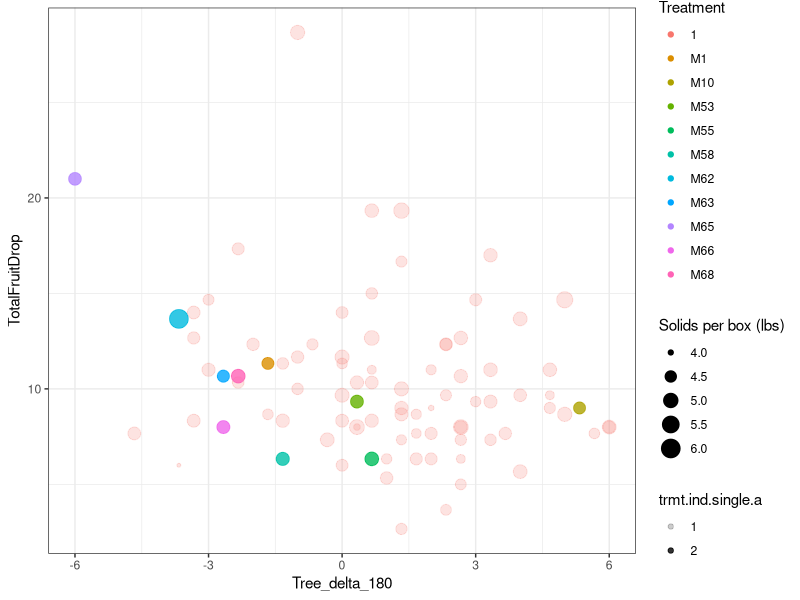
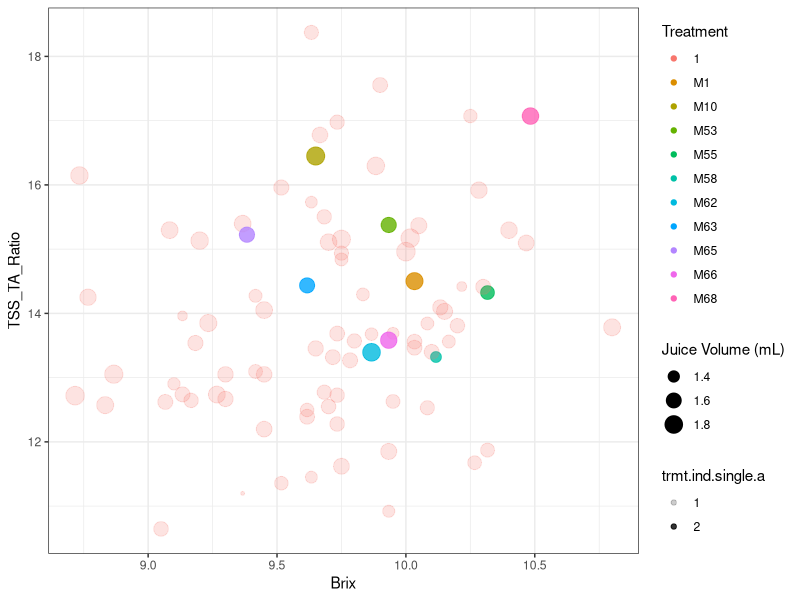
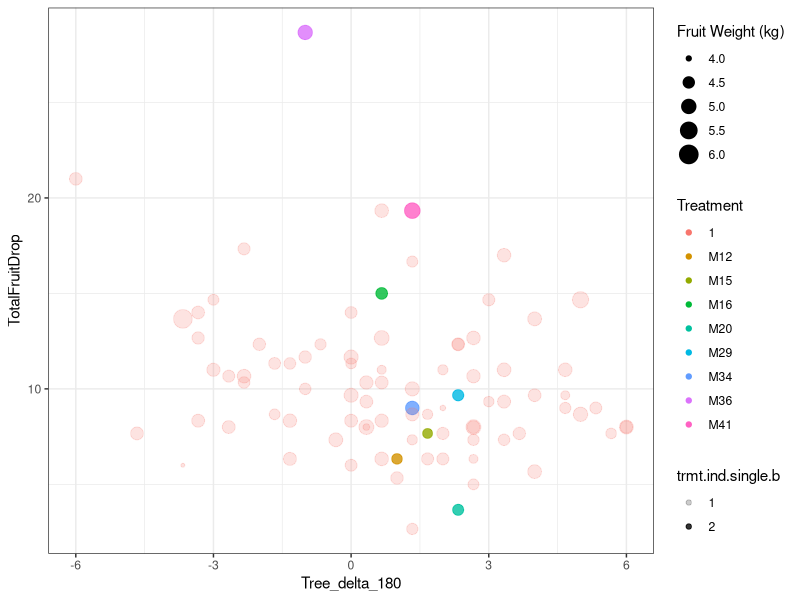
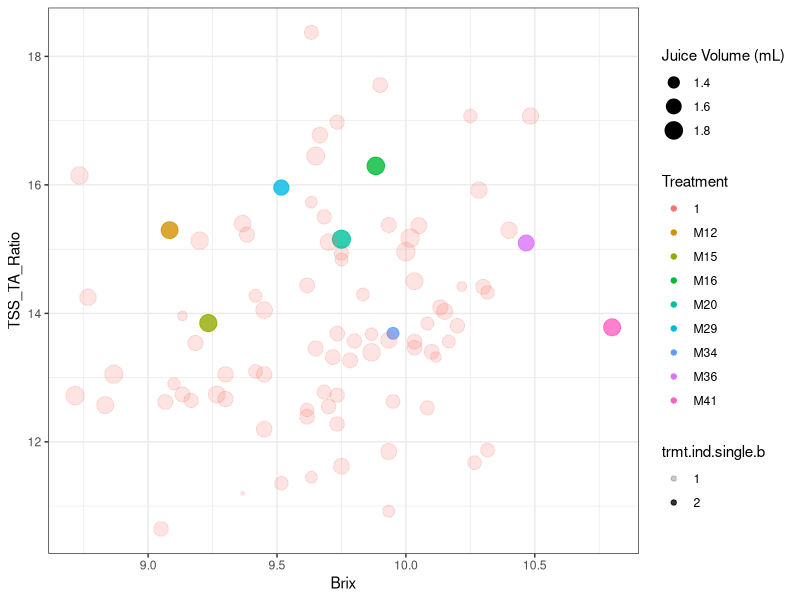
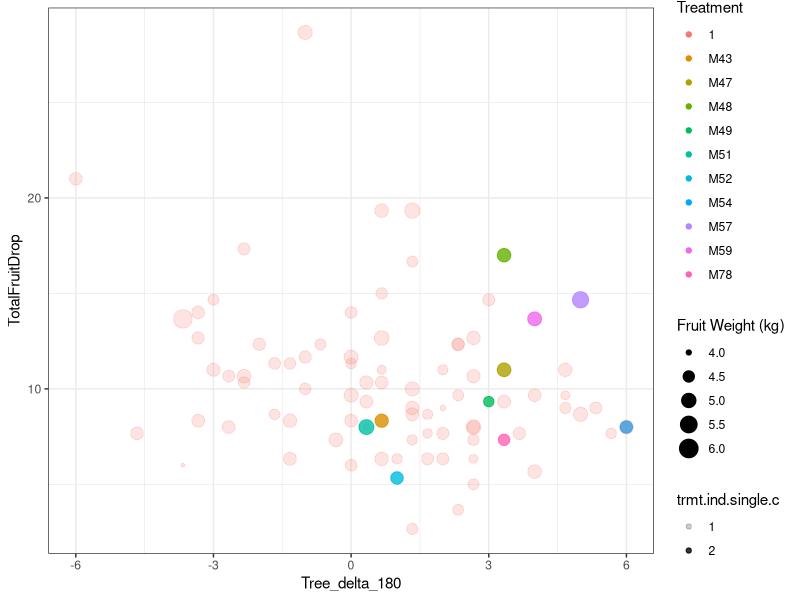
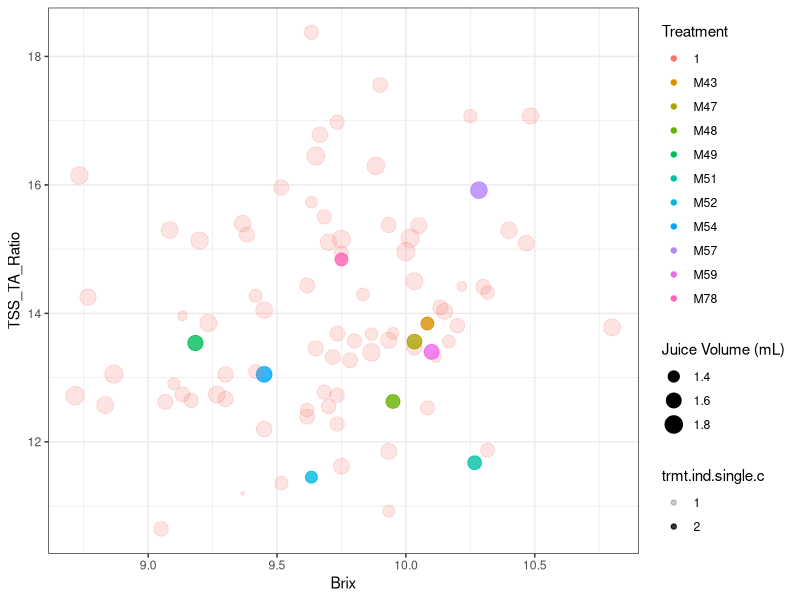
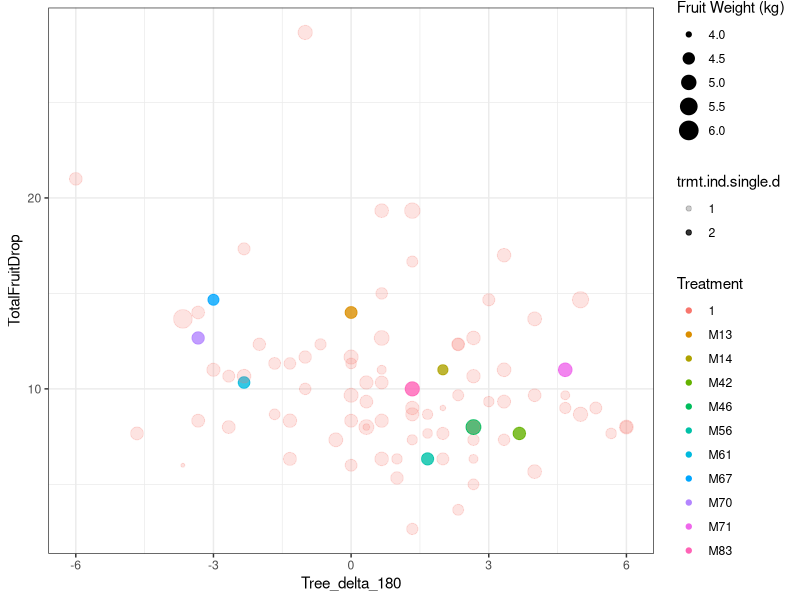
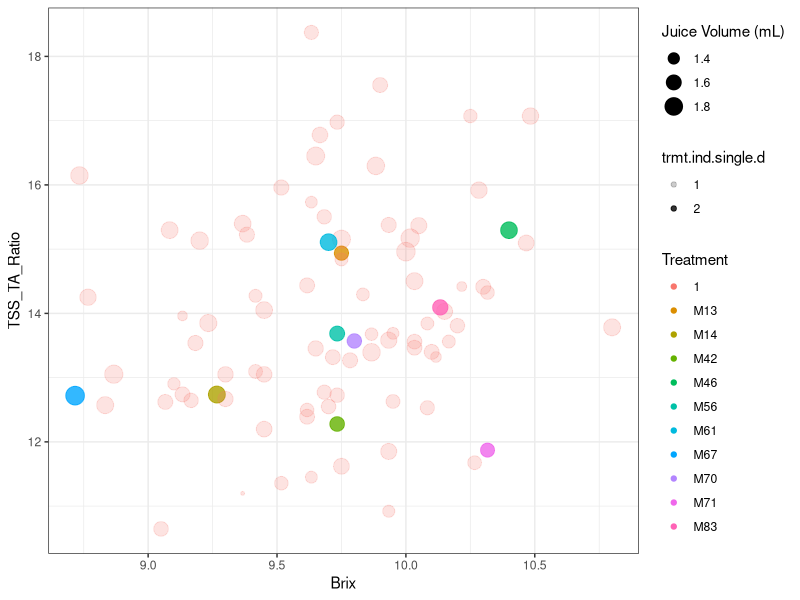

The R source for these figures, in order:
#Heck et al. R Code for Phase 1 data analysis
# Load libraries ----
library(readxl)
library(dplyr)
library(tibble)
library(ggplot2)
library(ggpubr)

###Need to set working directory

#XXXXXXXXXXXXXXXXXXXXXXXXXXXXXXXXXXXXXXXXXXXXXXXXXXXXXXXXXXXXXXXXXXXXXXXXXXXXXXXXXXXXXXXXXXX
# Import and aggregate data ----
## Fruit sorter data (n = 34,903) ----
fruit.sorter <- read_excel("Fruit Sorter Data 2024.xlsx")

# aggregate data at the tree level
fruit.sorter.aggregated <- fruit.sorter %>%
  filter(!is.na(MoleculeID)) %>%
  filter(MoleculeID != "Not Part of Trial") %>%
  group_by(Row, TreeID, MoleculeID, TreeRating) %>%
  summarise(AvgWeight = mean(Weight), NumFruit = n()) 
# n = 263
# note: Row 43, Tree ID 4316, M7 was lost by the sorting computer
# add that Tree manually
fruit.sorter.aggregated <- fruit.sorter.aggregated %>%
  ungroup() %>%
  add_row(TreeID = 4316, Row = 43, MoleculeID = "M7", TreeRating = "Beta",
          AvgWeight = NA, NumFruit = NA)


## Fruit yield quality data (n = 264) ----
fruit.yield.quality <- read_excel("Fruit Yield Quality 2024.xlsx")

fruit.yield.quality <- fruit.yield.quality %>%
  dplyr::select(-Tree, -PlotID)


## Fruit drop data (n = 264) ----
fruit.drop <- read_excel("Fruit Drop 2024.xlsx")


## Tree canopy density data (n = 264) ----
canopy.density <- read_excel("Canopy Density 2024.xlsx")

canopy.density <- canopy.density %>%
  dplyr::select(Row, TreeID, MoleculeID, Set, starts_with("Canopy_Density"))


## Tree canopy volume data (n = 264) ----
canopy.volume <- read_excel("Pre Harvest Canopy Volume 2024.xlsx")

canopy.volume <- canopy.volume %>%
  dplyr::select(Row, TreeID, MoleculeID, Set, TrunkDiameter_PreHarvest_mm, CanopyHeight_PreHarvest_m,
         CanopyVolume_PreHarvest_m3)

# merge canopy density & volume data
canopy.data <- merge(canopy.volume, canopy.density, 
                     by = c("Row", "TreeID", "MoleculeID", "Set"))


## Plant health index data (n = 264) ----
plant.health <- read_excel("Plant Health Index 2024 New.xlsx")

plant.health <- plant.health %>%
  dplyr::select(Set, Row, TreeID, MoleculeID, starts_with("East"), starts_with("West"))

# convert scores of 10 to 5 - 10 rating indicated tree almost dead so score as 5
plant.health <- plant.health %>%
  mutate(across(East_Q1_450:West_Q4_0, ~ ifelse(. == 10, 5, .)))

# calculate changes in health
plant.health <- plant.health %>%
  # deltas at quad level
  mutate(East_Q1_delta = East_Q1_0 - East_Q1_90, East_Q2_delta = East_Q2_0 - East_Q2_90,
         East_Q3_delta = East_Q3_0 - East_Q3_90, East_Q4_delta = East_Q4_0 - East_Q4_90,
         West_Q1_delta = West_Q1_0 - West_Q1_90, West_Q2_delta = West_Q2_0 - West_Q2_90,
         West_Q3_delta = West_Q3_0 - West_Q3_90, West_Q4_delta = West_Q4_0 - West_Q4_90,
         
         East_Q1_delta_180 = East_Q1_0 - East_Q1_180, East_Q2_delta_180 = East_Q2_0 - East_Q2_180,
         East_Q3_delta_180 = East_Q3_0 - East_Q3_180, East_Q4_delta_180 = East_Q4_0 - East_Q4_180,
         West_Q1_delta_180 = West_Q1_0 - West_Q1_180, West_Q2_delta_180 = West_Q2_0 - West_Q2_180,
         West_Q3_delta_180 = West_Q3_0 - West_Q3_180, West_Q4_delta_180 = West_Q4_0 - West_Q4_180,
         
         East_Q1_delta_270 = East_Q1_0 - East_Q1_270, East_Q2_delta_270 = East_Q2_0 - East_Q2_270,
         East_Q3_delta_270 = East_Q3_0 - East_Q3_270, East_Q4_delta_270 = East_Q4_0 - East_Q4_270,
         West_Q1_delta_270 = West_Q1_0 - West_Q1_270, West_Q2_delta_270 = West_Q2_0 - West_Q2_270,
         West_Q3_delta_270 = West_Q3_0 - West_Q3_270, West_Q4_delta_270 = West_Q4_0 - West_Q4_270,
         
         East_Q1_delta_450 = East_Q1_0 - East_Q1_450, East_Q2_delta_450 = East_Q2_0 - East_Q2_450,
         East_Q3_delta_450 = East_Q3_0 - East_Q3_450, East_Q4_delta_450 = East_Q4_0 - East_Q4_450,
         West_Q1_delta_450 = West_Q1_0 - West_Q1_450, West_Q2_delta_450 = West_Q2_0 - West_Q2_450,
         West_Q3_delta_450 = West_Q3_0 - West_Q3_450, West_Q4_delta_450 = West_Q4_0 - West_Q4_450) %>%
  # side total score
  mutate(East_0 = East_Q1_0 + East_Q2_0 + East_Q3_0 + East_Q4_0,
         West_0 = West_Q1_0 + West_Q2_0 + West_Q3_0 + West_Q4_0,
         East_90 = East_Q1_90 + East_Q2_90 + East_Q3_90 + East_Q4_90,
         West_90 = West_Q1_90 + West_Q2_90 + West_Q3_90 + West_Q4_90,
         East_180 = East_Q1_180 + East_Q2_180 + East_Q3_180 + East_Q4_180,
         West_180 = West_Q1_180 + West_Q2_180 + West_Q3_180 + West_Q4_180,
         East_270 = East_Q1_270 + East_Q2_270 + East_Q3_270 + East_Q4_270,
         West_270 = West_Q1_270 + West_Q2_270 + West_Q3_270 + West_Q4_270,
         East_450 = East_Q1_450 + East_Q2_450 + East_Q3_450 + East_Q4_450,
         West_450 = West_Q1_450 + West_Q2_450 + West_Q3_450 + West_Q4_450) %>%
  # tree total score
  mutate(Tree_0  = East_0 + West_0,
         Tree_90 = East_90 + West_90,
         Tree_180 = East_180 + West_180,
         Tree_270 = East_270 + West_270,
         Tree_450 = East_450 + West_450) %>%
  # deltas at side level
  mutate(East_delta_90 = East_0 - East_90,
         West_delta_90 = West_0 - West_90,
         East_delta_180 = East_0 - East_180,
         West_delta_180 = West_0 - West_180,
         East_delta_270 = East_0 - East_270,
         West_delta_270 = West_0 - West_270,
         East_delta_450 = East_0 - East_450,
         West_delta_450 = West_0 - West_450) %>%
  # deltas at tree level
  mutate(Tree_delta_90 = Tree_0 - Tree_90,
         Tree_delta_180 = Tree_0 - Tree_180,
         Tree_delta_270 = Tree_0 - Tree_270,
         Tree_delta_450 = Tree_0 - Tree_450)


## Merge files ----
merge1 <- merge(fruit.sorter.aggregated, fruit.yield.quality, by = c("Row", "TreeID", "MoleculeID"), 
                  all = TRUE)
merge2 <- merge(merge1, fruit.drop, by = c("Row", "TreeID", "MoleculeID", "Set"))
merge3 <- merge(merge2, canopy.data, by = c("Row", "TreeID", "MoleculeID", "Set"))
fulldata <- merge(merge3, plant.health, by = c("Row", "TreeID", "MoleculeID", "Set"))
# n = 264


# Main Figures ----
## Figures 2&3 ----

### Figs 2&3 Panel a create treatment indicator OTC usable right away ----
# create a dataframe with average phenotype variables at the treatment level (for all figure panels in 2&3)
phenotype.data <- fulldata %>%
  group_by(MoleculeID) %>%
  summarise(Brix = mean(AvgBrix, na.rm = T),
            TSS_TA_Ratio = mean(TSS_TA_Ratio, na.rm = T),
            JuiceVolumeCorrected_mL = mean(JuiceVolumeCorrected_mL, na.rm = T),
            Tree_delta_180 = mean(Tree_delta_180, na.rm = T),
            Solid_perBox = mean(Solid_perBox, na.rm = T), 
            TotalFruitDrop = mean(TotalFruitDrop, na.rm = T))


### Fig 2a Tree health, Fruit drop and Solids per box ----
phenotype.data <- phenotype.data %>%
  mutate(trmt.ind.single.a = "1" ) %>%
  mutate(trmt.ind.single.a = ifelse(MoleculeID %in% c("M53", "M10", "M1", "M55", "M58", "M68", "M66", "M65", "M63", "M62"), "2", trmt.ind.single.a)) %>%
  mutate(trmt.ind.separate.a = ifelse(MoleculeID %in% c("M53", "M10", "M1", "M55", "M58", "M68", "M66", "M65", "M63", "M62"), MoleculeID, trmt.ind.single.a))

ggplot(phenotype.data, aes(Tree_delta_180, TotalFruitDrop, 
                           size = Solid_perBox, color = trmt.ind.separate.a)) +
  geom_point(aes(alpha = trmt.ind.single.a)) +
  guides(size = guide_legend(title = "Solids per box (lbs)")) +
  guides(color = guide_legend(title = "Treatment")) +
  theme_bw() +
  scale_alpha_discrete(range = c(0.2, 0.8))

#### Fig 3a Brix, Acidity & Juice Vol plots ----
ggplot(phenotype.data, aes(Brix, TSS_TA_Ratio, size = JuiceVolumeCorrected_mL,
                           color = trmt.ind.separate.a)) +
  geom_point(aes(alpha = trmt.ind.single.a)) +
  guides(size = guide_legend(title = "Juice Volume (mL)")) +
  guides(color = guide_legend(title = "Treatment")) +
  theme_bw() +
  scale_alpha_discrete(range = c(0.2, 0.8))


### Figs 2&3 Panel b create treatment indicator all other antibiotics ----
phenotype.data <- phenotype.data %>%
  mutate(trmt.ind.single.b = "1" ) %>%
  mutate(trmt.ind.single.b = ifelse(MoleculeID %in% c("M15", "M12", "M20", "M16", "M29", "M34", "M36", "M41"), "2", trmt.ind.single.b)) %>%
  mutate(trmt.ind.separate.b = ifelse(MoleculeID %in% c("M15", "M12", "M20", "M16", "M29","M34", "M36", "M41"), MoleculeID, trmt.ind.single.b))

#### Fig 2b Tree health, Fruit drop and Solids per box ----
ggplot(phenotype.data, aes(Tree_delta_180, TotalFruitDrop, 
                           size = Solid_perBox, color = trmt.ind.separate.b)) +
  geom_point(aes(alpha = trmt.ind.single.b)) +
  guides(size = guide_legend(title = "Fruit Weight (kg)")) +
  guides(color = guide_legend(title = "Treatment")) +
  theme_bw() +
  scale_alpha_discrete(range = c(0.2, 0.8))

#### Fig 3b Brix, Acidity & Juice Vol plots ----
ggplot(phenotype.data, aes(Brix, TSS_TA_Ratio, size = JuiceVolumeCorrected_mL,
                           color = trmt.ind.separate.b)) +
  geom_point(aes(alpha = trmt.ind.single.b)) +
  guides(size = guide_legend(title = "Juice Volume (mL)")) +
  guides(color = guide_legend(title = "Treatment")) +
  theme_bw() +
  scale_alpha_discrete(range = c(0.2, 0.8))


### Figs 2&3 Panel c create treatment indicator Essential Oils ----
phenotype.data <- phenotype.data %>%
  mutate(trmt.ind.single.c = "1" ) %>%
  mutate(trmt.ind.single.c = ifelse(MoleculeID %in% c("M49", "M43", "M48", "M47", "M52", "M51", "M57", "M59", "M54", "M78"), "2", trmt.ind.single.c)) %>%
  mutate(trmt.ind.separate.c = ifelse(MoleculeID %in% c("M49", "M43", "M48", "M47", "M52", "M51", "M57", "M59", "M54", "M78"), MoleculeID, trmt.ind.single.c))

#### Fig 2c Tree health, Fruit drop and Solids per box ----
ggplot(phenotype.data, aes(Tree_delta_180, TotalFruitDrop, 
                           size = Solid_perBox, color = trmt.ind.separate.c)) +
  geom_point(aes(alpha = trmt.ind.single.c)) +
  guides(size = guide_legend(title = "Fruit Weight (kg)")) +
  guides(color = guide_legend(title = "Treatment")) +
  theme_bw() +
  scale_alpha_discrete(range = c(0.2, 0.8))

#### Fig 3c Brix, Acidity & Juice Vol plots ----
ggplot(phenotype.data, aes(Brix, TSS_TA_Ratio, size = JuiceVolumeCorrected_mL,
                           color = trmt.ind.separate.c)) +
  geom_point(aes(alpha = trmt.ind.single.c)) +
  guides(size = guide_legend(title = "Juice Volume (mL)")) +
  guides(color = guide_legend(title = "Treatment")) +
  theme_bw() +
  scale_alpha_discrete(range = c(0.2, 0.8))


### Figs 2&3 Panel d create treatment indicator Fertilizers ----
phenotype.data <- phenotype.data %>%
  mutate(trmt.ind.single.d = "1" ) %>%
  mutate(trmt.ind.single.d = ifelse(MoleculeID %in% c("M13", "M14", "M42", "M46", "M56", "M67", "M70", "M61", "M71", "M83"), "2", trmt.ind.single.d)) %>%
  mutate(trmt.ind.separate.d = ifelse(MoleculeID %in% c("M13", "M14", "M42", "M46", "M56", "M67", "M70", "M61", "M71", "M83"), MoleculeID, trmt.ind.single.d))

#### Fig 2d Tree health, Fruit drop and Solids per box ----
ggplot(phenotype.data, aes(Tree_delta_180, TotalFruitDrop, 
                           size = Solid_perBox, color = trmt.ind.separate.d)) +
  geom_point(aes(alpha = trmt.ind.single.d)) +
  guides(size = guide_legend(title = "Fruit Weight (kg)")) +
  guides(color = guide_legend(title = "Treatment")) +
  theme_bw() +
  scale_alpha_discrete(range = c(0.2, 0.8))

#### Fig 3d Brix, Acidity & Juice Vol plots ----
ggplot(phenotype.data, aes(Brix, TSS_TA_Ratio, size = JuiceVolumeCorrected_mL,
                           color = trmt.ind.separate.d)) +
  geom_point(aes(alpha = trmt.ind.single.d)) +
  guides(size = guide_legend(title = "Juice Volume (mL)")) +
  guides(color = guide_legend(title = "Treatment")) +
  theme_bw() +
  scale_alpha_discrete(range = c(0.2, 0.8))


### Figs 2&3 Panel e create treatment indicator for Phase 2 Treatments ----
phenotype.data <- phenotype.data %>%
  mutate(trmt.ind.single.e = "1" ) %>%
  mutate(trmt.ind.single.e = ifelse(MoleculeID %in% c("M53", "M10", "M20", "M42", "M54", "M47", "M75", "M73", "M49"), "2", trmt.ind.single.e)) %>%
  mutate(trmt.ind.separate.e = ifelse(MoleculeID %in% c("M53", "M10", "M20", "M42", "M54", "M47", "M75", "M73", "M49"), MoleculeID, trmt.ind.single.e))

#### Fig 2e Tree health, Fruit drop and Solids per box ----
ggplot(phenotype.data, aes(Tree_delta_180, TotalFruitDrop, 
                           size = Solid_perBox, color = trmt.ind.separate.e)) +
  geom_point(aes(alpha = trmt.ind.single.e)) +
  guides(size = guide_legend(title = "Fruit Weight (kg)")) +
  guides(color = guide_legend(title = "Treatment")) +
  theme_bw() +
  scale_alpha_discrete(range = c(0.2, 0.8))

#### Fig 3e Brix, Acidity & Juice Vol plots ----
ggplot(phenotype.data, aes(Brix, TSS_TA_Ratio, size = JuiceVolumeCorrected_mL,
                           color = trmt.ind.separate.e)) +
  geom_point(aes(alpha = trmt.ind.single.e)) +
  guides(size = guide_legend(title = "Juice Volume (mL)")) +
  guides(color = guide_legend(title = "Treatment")) +
  theme_bw() +
  scale_alpha_discrete(range = c(0.2, 0.8))


## Figure 4 ----
# filter data for fruit weight > 200g and remove "Not Part of Trial"
filtered_data <- fruit.sorter %>%
  filter(Weight > 200, MoleculeID != "Not Part of Trial") %>%
  group_by(MoleculeID) %>%
  summarise(NumFruit = n(), .groups = 'drop')

# compute total number of fruit per Molecule ID for ordering
molecule_order <- filtered_data %>%
  arrange(desc(NumFruit)) %>%
  pull(MoleculeID)

# reorder the Molecule IDs based on total fruit count
filtered_data$MoleculeID <- factor(filtered_data$MoleculeID, levels = molecule_order)

# define colors: Highlight M10, M53, M57, and M20; others black
highlight_molecules <- c("M10", "M53", "M57", "M20")
filtered_data$Color <- ifelse(filtered_data$MoleculeID %in% highlight_molecules, 
                              filtered_data$MoleculeID, "Other")
color_palette <- c("M10" = "red", "M53" = "blue", "M57" = "green", "M20" = "purple", "Other" = "black")


### Fig 4a - Pareto chart for fruit >200g ----
# Create the stacked bar graph with custom colors
ggplot(filtered_data, aes(x = MoleculeID, y = NumFruit, fill = Color)) +
  geom_bar(stat = "identity") +
  scale_fill_manual(values = color_palette) + 
  labs(x = "Molecule ID", y = "Number of Fruit > 200g") +
  theme_minimal() +
  theme(legend.position = "none",  
    axis.text.x = element_text(size = 8, angle = 90, hjust = 1, vjust = 0.5),  
    axis.title.x = element_text(margin = margin(t = 10))) + 
  coord_cartesian(clip = "off")  

### Fig 4b Box plot comparing Fruit Average Weight values for selected ----
ggplot(fulldata %>% filter(MoleculeID %in% c("M10","M20","M57","M53")), aes(x = MoleculeID, y = AvgWeight, fill = MoleculeID)) +
  geom_boxplot() +
  labs(title = "Average Weight", x = "Treatment (MoleculeID)", y = "Average Weight") +
  theme_minimal()

### Fig 4c Box plot comparing boxes per acre values for selected ----
ggplot(fulldata %>% filter(MoleculeID %in% c("M10","M20","M57","M53")), aes(x = MoleculeID, y = Box_perAcre, fill = MoleculeID)) +
  geom_boxplot() +
  labs(title = "Boxes per Acre", x = "Treatment (MoleculeID)", y = "Boxes per Acre") +
  theme_minimal()

### Fig 4d Box plot comparing pounds solid per box for selected ----
ggplot(fulldata %>% filter(MoleculeID %in% c("M10","M20","M57","M53")), aes(x = MoleculeID, y = Solid_perBox, fill = MoleculeID)) +
  geom_boxplot() +
  labs(title = "Pounds Solid Per Box", x = "Treatment (MoleculeID)", y = "Lbs Solid") +
  theme_minimal()

### Fig 4e Box plot comparing Fruit Brix values for selected ----
ggplot(fulldata %>% filter(MoleculeID %in% c("M10","M20","M57","M53")), aes(x = MoleculeID, y = AvgBrix, fill = MoleculeID)) +
  geom_boxplot() +
  labs(title = "Average Brix", x = "Treatment (MoleculeID)", y = "Average Brix") +
  theme_minimal()

### Fig 4f Box plot comparing TSS:TA ratio values for selected ----
ggplot(fulldata %>% filter(MoleculeID %in% c("M10","M20","M57","M53")), aes(x = MoleculeID, y = TSS_TA_Ratio, fill = MoleculeID)) +
  geom_boxplot() +
  labs(title = "TSS:TA Ratio", x = "Treatment (MoleculeID)", y = "Ratio") +
  theme_minimal()

### Fig 4g Box plot comparing % juice for selected ----
ggplot(fulldata %>% filter(MoleculeID %in% c("M10","M20","M57","M53")), aes(x = MoleculeID, y = PctJuice, fill = MoleculeID)) +
  geom_boxplot() +
  labs(title = "% Juice", x = "Treatment (MoleculeID)", y = "% Juice") +
  theme_minimal()


## Figure 5 ----
# Hierarchical clustering at the molecule level with selected phenotypes
MID.variables <- fulldata %>%
  group_by(MoleculeID) %>%
  summarise_if(is.numeric, mean, na.rm = TRUE) %>%
  dplyr::select(MoleculeID, AvgWeight, NumFruit, AvgBrix, Tree_delta_180, Tree_delta_90, TotalFruitDrop,
         CanopyVolume_PreHarvest_m3, CanopyHeight_PreHarvest_m, Solid_perBox, PctJuice) %>%
  column_to_rownames(var = "MoleculeID") 

MID.variables.r <- cor(as.matrix(MID.variables), use = "pairwise.complete.obs")

d2 <- dist(scale(MID.variables), method = "euclidean")
hc2 <- hclust(d2, method = "complete")
plot(hc2, cex = 0.6, main = "Complete Linkage", sub = "", xlab = "", hang = -1)
rect.hclust(hc2, k = 10, border = 2:5)
cutree(hc2, k = 10)


# Supplementary Figures ----
## Fig S1a Tree rating by row ----
rating.data <- as.data.frame(prop.table(table(Row = fulldata$Row, Rating = fulldata$TreeRating), m = 1))

ggplot(rating.data, aes(Row, Freq, fill = Rating)) +
  theme_bw() +
  geom_bar(stat = "identity") +
  xlab("Row") + ylab("Percent")

## Fig S1b Number of fruit per row by Tree Rating w legend ----
ggplot(fulldata, aes(as.factor(Row), NumFruit)) +
  geom_boxplot(outlier.shape = NA) +
  theme_bw() +
  geom_jitter(aes(color = TreeRating), alpha = 0.6, width = 0.2) +
  theme(axis.text.x = element_text(angle = 90, vjust = 0.5, hjust = 1, size = 8)) +
  xlab("Row") + ylab("Number of Fruit") 

## Fig S1c Avg fruit weight per row ----
ggplot(fulldata, aes(as.factor(Row), AvgWeight)) +
  geom_boxplot(outlier.shape = NA) +
  theme_bw() +
  geom_jitter(aes(color = TreeRating), alpha = 0.6, width = 0.2) +
  theme(axis.text.x = element_text(angle = 90, vjust = 0.5, hjust = 1, size = 8)) +
  xlab("Row") + ylab("Average Fruit Weight") 

### Fig S5a Plant health index Day 0 to 90----
fulldata <- fulldata %>%
  mutate(TreatmentID = substring(MoleculeID, 2, nchar(MoleculeID)))

ggplot(fulldata, aes(reorder(TreatmentID, Tree_delta_90, median, na.rm = T), Tree_delta_90, fill = Set)) +
  geom_abline(slope = 0, intercept = 0, color = "red", size = 1.2) +
  geom_boxplot() +
  geom_point(alpha = 0.5) +
  #  geom_abline(slope = 0, intercept = 0, color = "red", size = 1.2) +
  theme_bw() +
  theme(axis.text.x = element_text(angle = 90, vjust = 0.5, hjust = 1, size = 8)) +
  xlab("Molecule ID") + ylab("Change from 0 - 90") +
  coord_cartesian(ylim = c(-15, 15))

## Fig S5b Plant health index Day 0 to 180 ----
ggplot(fulldata, aes(reorder(TreatmentID, Tree_delta_180, median, na.rm = T), Tree_delta_180, fill = Set)) +
  geom_abline(slope = 0, intercept = 0, color = "red", size = 1.2) +
  geom_boxplot() +
  geom_point(alpha = 0.5) +
  theme_bw() +
  theme(axis.text.x = element_text(angle = 90, vjust = 0.5, hjust = 1, size = 8)) +
  xlab("Molecule ID") + ylab("Change from 0 - 180") +
  coord_cartesian(ylim = c(-15, 15))

## Fig S5c Plant health index Day 0 to 270 ----
ggplot(fulldata, aes(reorder(TreatmentID, Tree_delta_270, median, na.rm = T), Tree_delta_270, fill = Set)) +
  geom_abline(slope = 0, intercept = 0, color = "red", size = 1.2) +
  geom_boxplot() +
  geom_point(alpha = 0.5) +
  theme_bw() +
  theme(axis.text.x = element_text(angle = 90, vjust = 0.5, hjust = 1, size = 8)) +
  xlab("Molecule ID") + ylab("Change from 0 - 270") +
  coord_cartesian(ylim = c(-15, 15))


## Fig S7a Plant health vs Tree rating Day 90 ----
ggplot(fulldata, aes(TreeRating, Tree_delta_90)) +
  geom_boxplot() +
  geom_jitter(alpha = 0.6, size = 2, width = 0.2) +
  xlab("Tree Rating") + ylab("Change from 0 - 90") +
  coord_cartesian(ylim = c(-15, 15))

## Fig S7b Plant health vs Tree rating Day 180 ----
ggplot(fulldata, aes(TreeRating, Tree_delta_180)) +
  geom_boxplot() +
  geom_jitter(alpha = 0.6, size = 2, width = 0.2) +
  xlab("Tree Rating") + ylab("Change from 0 - 180") +
  coord_cartesian(ylim = c(-15, 15))

## Fig S7c Plant health vs Tree rating Day 270 ----
ggplot(fulldata, aes(TreeRating, Tree_delta_270)) +
  geom_boxplot() +
  geom_jitter(alpha = 0.6, size = 2, width = 0.2) +
  xlab("Tree Rating") + ylab("Change from 0 - 270") +
  coord_cartesian(ylim = c(-15, 15))


## Fig S8a Percent Fruit Drop by MID colored by TreeRating ----
ggplot(fulldata, aes(reorder(MoleculeID, PctFruitDrop, median, na.rm = T), PctFruitDrop, fill = TreeRating)) +
  geom_boxplot() +
  theme(axis.text.x = element_text(angle = 90, vjust = 0.5, hjust = 1, size = 8)) +
  xlab("Molecule ID") + ylab("Percent Fruit Drop")

## Fig S8b Percent Fruit Drop by MID colored by TreeRating sorted by SD ----
ggplot(fulldata, aes(reorder(TreatmentID, PctFruitDrop, sd, na.rm = T), PctFruitDrop, fill = TreeRating)) +
  geom_boxplot() +
  theme(axis.text.x = element_text(angle = 90, vjust = 0.5, hjust = 1, size = 8)) +
  xlab("Molecule ID") + ylab("Percent Fruit Drop")

## Fig S9a Day 90 Number of Total fruit (sorted only) vs change in plant health index ----
ggplot(fulldata, aes(Tree_delta_90, TotalSorterFruit)) +
  theme_bw() +
  geom_smooth(method = "lm", se = F, color = "darkgrey", linewidth = 0.8) + 
  geom_jitter(aes(color = "Black"), width = 0.2, alpha = 0.6, size = 2) +
  xlab("Change from 0 - 90") + ylab("Number of Fruit") +
  scale_x_continuous(limits = c(-15, 10)) +
  stat_cor(label.x = -15, label.y = 450, p.accuracy = 0.001)

## Fig S9a Day 180 Number of Total fruit (sorted only) vs change in plant health index ----
ggplot(fulldata, aes(Tree_delta_180, TotalSorterFruit)) +
  theme_bw() +
  geom_smooth(method = "lm", se = F, color = "darkgrey", linewidth = 0.8) + 
  geom_jitter(aes(color = "Black"), width = 0.2, alpha = 0.6, size = 2) +
  xlab("Change from 0 - 180") + ylab("Number of Fruit") +
  scale_x_continuous(limits = c(-15, 10)) +
  stat_cor(label.x = -15, label.y = 450, p.accuracy = 0.001)

## Fig S9a Day 270 Number of Total fruit (sorted only) vs change in plant health index ----
ggplot(fulldata, aes(Tree_delta_270, TotalSorterFruit)) +
  geom_smooth(method = "lm", se = F, color = "darkgrey", linewidth = 0.8) + 
  theme_bw() +
  geom_jitter(aes(color = "Black"), width = 0.2, alpha = 0.6, size = 2) +
  xlab("Change from 0 - 270") + ylab("Number of Fruit") +
  scale_x_continuous(limits = c(-15, 10)) +
  stat_cor(label.x = -15, label.y = 450, p.accuracy = 0.001)

## Fig S9b Day 0 to 90 Fruit Weight x Plant Health Index ----
ggplot(fulldata, aes(Tree_delta_90, AvgWeight)) +
  theme_bw() +
  geom_smooth(method = "lm", se = F, color = "darkgrey", linewidth = 0.8) +
  geom_jitter(aes(color = "Black"), width = 0.2, alpha = 0.6, size = 2) +
  xlab("Change from 0 - 90") + ylab("Average Fruit Weight") +
  scale_x_continuous(limits = c(-15, 10)) +
  stat_cor(label.x = -15, label.y = 180, p.accuracy = 0.001)

## Fig S9b Day 0 to 180 Fruit Weight x Plant Health Index ----
ggplot(fulldata, aes(Tree_delta_180, AvgWeight)) +
  theme_bw() +
  geom_smooth(method = "lm", se = F, color = "darkgrey", linewidth = 0.8) +
  geom_jitter(aes(color = "Black"), width = 0.2, alpha = 0.6, size = 2) +
  xlab("Change from 0 - 180") + ylab("Average Fruit Weight") +
  scale_x_continuous(limits = c(-15, 10)) +
  stat_cor(label.x = -15, label.y = 180, p.accuracy = 0.001)

## Fig S9b Day 0 to 270 Fruit Weight x Plant Health Index ----
ggplot(fulldata, aes(Tree_delta_270, AvgWeight)) +
  theme_bw() +
  geom_smooth(method = "lm", se = F, color = "darkgrey", linewidth = 0.8) +
  geom_jitter(aes(color = "Black"), width = 0.2, alpha = 0.6, size = 2) +
  xlab("Change from 0 - 270") + ylab("Average Fruit Weight") +
  scale_x_continuous(limits = c(-15, 10)) +
  stat_cor(label.x = -15, label.y = 180, p.accuracy = 0.001)


## Fig S10a Number of fruit by MID (includes sorted, dropped and skirted fruit) ----
## trees were skirted and # fruit on skirted branches were counted and referred to ask skirted fruit
ggplot(fulldata, aes(reorder(TreatmentID, TotalFruit, median, na.rm = T), TotalFruit)) +
  geom_boxplot() +
  theme_bw() +
  theme(axis.text.x = element_text(angle = 90, vjust = 0.5, hjust = 1, size = 8)) +
  xlab("Molecule ID") + ylab("Number of Fruit")

## Fig S10b Avg fruit weight vs number of fruit ----
ggplot(fulldata, aes(reorder(TreatmentID, TotalFruit, median, na.rm = T), AvgWeight)) +
  geom_boxplot() +
  theme_bw() +
  theme(axis.text.x = element_text(angle = 90, vjust = 0.5, hjust = 1, size = 8)) +
  xlab("Molecule ID") + ylab("Avg Fruit Weight (on Tree)")

## Fig S10c Avg fruit weight vs number of fruit without color ----
ggplot(fulldata, aes(TotalFruit, AvgWeight)) +
  geom_point(alpha = 0.4) +
  theme_bw() +
  theme(legend.position = "none") +
  geom_smooth(method = "lm", linewidth = 0.8, color = "black") +
  xlab("Number of Fruit") + ylab("Average Fruit Weight") +
  stat_cor(label.x = 300, label.y = 175, p.accuracy = 0.001)


## Fig S11a Average Brix ----
ggplot(fulldata, aes(reorder(TreatmentID, TSS_TA_Ratio, median, na.rm = T), AvgBrix)) +
  geom_boxplot() +
  theme(axis.text.x = element_text(angle = 90, vjust = 0.5, hjust = 1, size = 8)) +
  xlab("Molecule ID") + ylab("Average Brix")

## Fig S11b TSS_TA_Ratio ----
ggplot(fulldata, aes(reorder(TreatmentID, TSS_TA_Ratio, median, na.rm = T), TSS_TA_Ratio)) +
  geom_boxplot() +
  theme(axis.text.x = element_text(angle = 90, vjust = 0.5, hjust = 1, size = 8)) +
  xlab("Molecule ID") + ylab("TSS TA Ratio")


# Tables S2-6 ----
# Note: M53 - OTC, pH 2 standard treatment

## Table S2 Pairwise t-tests for fruit drop between each treatment and M53 ----
# Welch's ANOVA (doesn't assume equal variances)
oneway.test(TotalFruitDrop ~ MoleculeID, var.equal = F, data = fulldata)

# Fruit drop values for M53
FruitDrop_M53 <- fulldata %>%
  filter(MoleculeID == "M53") %>%
  dplyr::select(TotalFruitDrop)

# t-tests vs M53
FruitDrop_tests <- fulldata %>%
  filter(MoleculeID != "M53") %>%
  group_by(MoleculeID) %>% 
  summarise(avg_FruitDrop = round(mean(TotalFruitDrop), 2),
            p_value = round(t.test(FruitDrop_M53, TotalFruitDrop)$p.value, 4)) %>%
  mutate(avg_FruitDrop_M53 = round(mean(FruitDrop_M53$TotalFruitDrop),2)) %>%
  mutate(delta = avg_FruitDrop - avg_FruitDrop_M53) %>%
  dplyr::select(MoleculeID, avg_FruitDrop, avg_FruitDrop_M53, delta, p_value) %>%
  arrange(p_value) %>%
  View()

## Table S3 Pairwise t-tests for yield between treatments and M53 ----
# Welch's ANOVA (doesn't assume equal variances)
oneway.test(TotalFruit ~ MoleculeID, var.equal = F, data = fulldata)

# Yield values for M53
TotalFruit_M53 <- fulldata %>%
  filter(MoleculeID == "M53") %>%
  dplyr::select(TotalFruit)

# t-tests vs M53
TotalFruit_tests <- fulldata %>%
  filter(MoleculeID != "M53") %>%
  group_by(MoleculeID) %>% 
  summarise(avg_TotalFruit = round(mean(TotalFruit), 2),
            p_value = round(t.test(TotalFruit_M53, TotalFruitDrop)$p.value, 4)) %>%
  mutate(avg_TotalFruit_M53 = round(mean(TotalFruit_M53$TotalFruit),2)) %>%
  mutate(delta = avg_TotalFruit - avg_TotalFruit_M53) %>%
  dplyr::select(MoleculeID, avg_TotalFruit, avg_TotalFruit_M53, delta, p_value) %>%
  arrange(p_value) %>%
  View()

## Table S4 Pairwise t-tests for fruit weight between each treatment and M53 ----
# Welch's ANOVA (doesn't assume equal variances)
oneway.test(AvgWeight ~ MoleculeID, var.equal = F, data = fulldata)

# Fruit weight for M53
FruitWeight_M53 <- fulldata %>%
  filter(MoleculeID == "M53") %>%
  dplyr::select(AvgWeight)

# t-tests vs M53
FruitWeight_tests <- fulldata %>%
  filter(MoleculeID != "M53") %>%
  group_by(MoleculeID) %>% 
  summarise(avg_FruitWeight = round(mean(AvgWeight), 2),
            p_value = round(t.test(FruitWeight_M53, AvgWeight)$p.value, 4)) %>%
  mutate(avg_FruitWeight_M53 = round(mean(FruitWeight_M53$AvgWeight),2)) %>%
  mutate(delta = avg_FruitWeight - avg_FruitWeight_M53) %>%
  dplyr::select(MoleculeID, avg_FruitWeight, avg_FruitWeight_M53, delta, p_value) %>%
  arrange(p_value) %>%
  View()

## Table S5 Pairwise t-tests for Brix between each Treatment and M53 ----
# Welch's ANOVA (doesn't assume equal variances)
oneway.test(AvgBrix ~ MoleculeID, var.equal = F, data = fulldata)

# Brix values for M53
Brix_M53 <- fulldata %>%
  filter(MoleculeID == "M53") %>%
  dplyr::select(AvgBrix)

# t-tests vs M53
Brix_tests <- fulldata %>%
  filter(MoleculeID != "M53") %>%
  group_by(MoleculeID) %>% 
  summarise(avg_Brix = round(mean(AvgBrix), 2),
            p_value = round(t.test(Brix_M53, AvgBrix)$p.value, 4)) %>%
  mutate(avg_Brix_M53 = round(mean(Brix_M53$AvgBrix),2)) %>%
  mutate(delta = avg_Brix - avg_Brix_M53) %>%
  dplyr::select(MoleculeID, avg_Brix, avg_Brix_M53, delta, p_value) %>%
  arrange(p_value) %>%
  View()

## Table S6 Pairwise t-test comparison for Solids per box between each treatment and M53 ----
# Welch's ANOVA (doesn't assume equal variances)
oneway.test(Solid_perBox ~ MoleculeID, var.equal = F, data = fulldata)

Solid_perBox_M53 <- fulldata %>%
  filter(MoleculeID == "M53") %>%
  dplyr::select(Solid_perBox)

# t-tests vs M53
Solid_perBox_tests <- fulldata %>%
  filter(MoleculeID != "M53") %>%
  group_by(MoleculeID) %>% 
  summarise(avg_Solid_perBox = round(mean(Solid_perBox), 2),
            p_value = round(t.test(Solid_perBox_M53, Solid_perBox)$p.value, 4)) %>%
  mutate(avg_Solid_perBox_M53 = round(mean(Solid_perBox_M53$Solid_perBox),2)) %>%
  mutate(delta = avg_Solid_perBox - avg_Solid_perBox_M53) %>%
  dplyr::select(MoleculeID, avg_Solid_perBox, avg_Solid_perBox_M53, delta, p_value) %>%
  arrange(p_value) %>%
  View()
